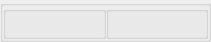
  <widget class="QGroupBox" name="gapAndOffset" >
   <property name="geometry" >
    <rect>
     <x>250</x>
     <y>180</y>
     <width>211</width>
     <height>41</height>
    </rect>
   </property>
   <property name="flat" >
    <bool>true</bool>
   </property>
   <layout class="QHBoxLayout" >
    <property name="spacing" >
     <number>0</number>
    </property>
    <property name="leftMargin" >
     <number>0</number>
    </property>
    <property name="topMargin" >
     <number>0</number>
    </property>
    <property name="rightMargin" >
     <number>0</number>
    </property>
    <property name="bottomMargin" >
     <number>0</number>
    </property>
    <item>
     <widget class="TauGroupBox" name="gap" >
      <property name="flat" >
       <bool>true</bool>
      </property>
      <property name="showText" >
       <bool>false</bool>
      </property>
      <layout class="QGridLayout" >
       <property name="leftMargin" >
        <number>0</number>
       </property>
       <property name="topMargin" >
        <number>0</number>
       </property>
       <property name="rightMargin" >
        <number>0</number>
       </property>
       <property name="bottomMargin" >
        <number>0</number>
       </property>
       <item row="0" column="0" >
        <layout class="QHBoxLayout" >
         <item>
          <widget class="TauValueLabel" name="gapRead" >
           <property name="sizePolicy" >
            <sizepolicy vsizetype="Preferred" hsizetype="Expanding" >
             <horstretch>0</horstretch>
             <verstretch>0</verstretch>
            </sizepolicy>
           </property>
           <property name="useParentModel" >
            <bool>true</bool>
           </property>
           <property name="model" >
            <string>/Position</string>
           </property>
          </widget>
         </item>
         <item>
          <widget class="TauConfigLabel" name="gapUnits" >
           <property name="minimumSize" >
            <size>
             <width>35</width>
             <height>24</height>
            </size>
           </property>
           <property name="maximumSize" >
            <size>
             <width>35</width>
             <height>24</height>
            </size>
           </property>
           <property name="useParentModel" >
            <bool>true</bool>
           </property>
           <property name="model" >
            <string>/Position?configuration=unit</string>
           </property>
          </widget>
         </item>
        </layout>
       </item>
      </layout>
     </widget>
    </item>
    <item>
     <widget class="TauGroupBox" name="offset" >
      <property name="flat" >
       <bool>true</bool>
      </property>
      <property name="showText" >
       <bool>false</bool>
      </property>
      <layout class="QGridLayout" >
       <property name="leftMargin" >
        <number>0</number>
       </property>
       <property name="topMargin" >
        <number>0</number>
       </property>
       <property name="rightMargin" >
        <number>0</number>
       </property>
       <property name="bottomMargin" >
        <number>0</number>
       </property>
       <item row="0" column="0" >
        <layout class="QHBoxLayout" >
         <item>
          <widget class="TauValueLabel" name="offsetRead" >
           <property name="sizePolicy" >
            <sizepolicy vsizetype="Preferred" hsizetype="Expanding" >
             <horstretch>0</horstretch>
             <verstretch>0</verstretch>
            </sizepolicy>
           </property>
           <property name="useParentModel" >
            <bool>true</bool>
           </property>
           <property name="model" >
            <string>/Position</string>
           </property>
          </widget>
         </item>
         <item>
          <widget class="TauConfigLabel" name="offsetUnits" >
           <property name="minimumSize" >
            <size>
             <width>35</width>
             <height>24</height>
            </size>
           </property>
           <property name="maximumSize" >
            <size>
             <width>35</width>
             <height>24</height>
            </size>
           </property>
           <property name="useParentModel" >
            <bool>true</bool>
           </property>
           <property name="model" >
            <string>/Position?configuration=unit</string>
           </property>
          </widget>
         </item>
        </layout>
       </item>
      </layout>
     </widget>
    </item>
   </layout>
  </widget>
